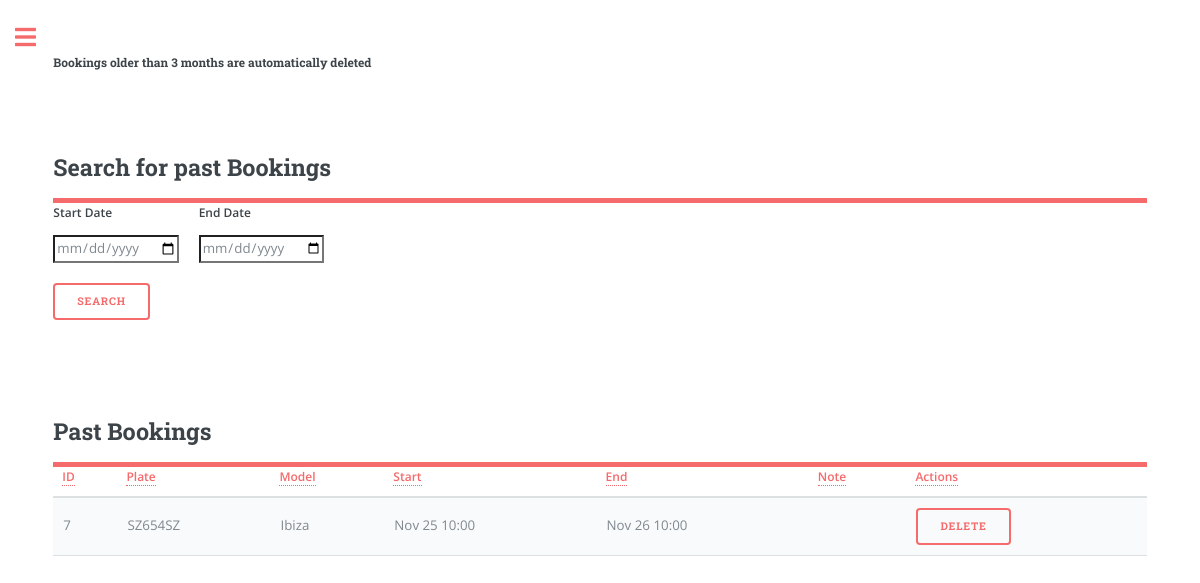
/bookings_history (signed in), run on an earlier commit of the app's database.
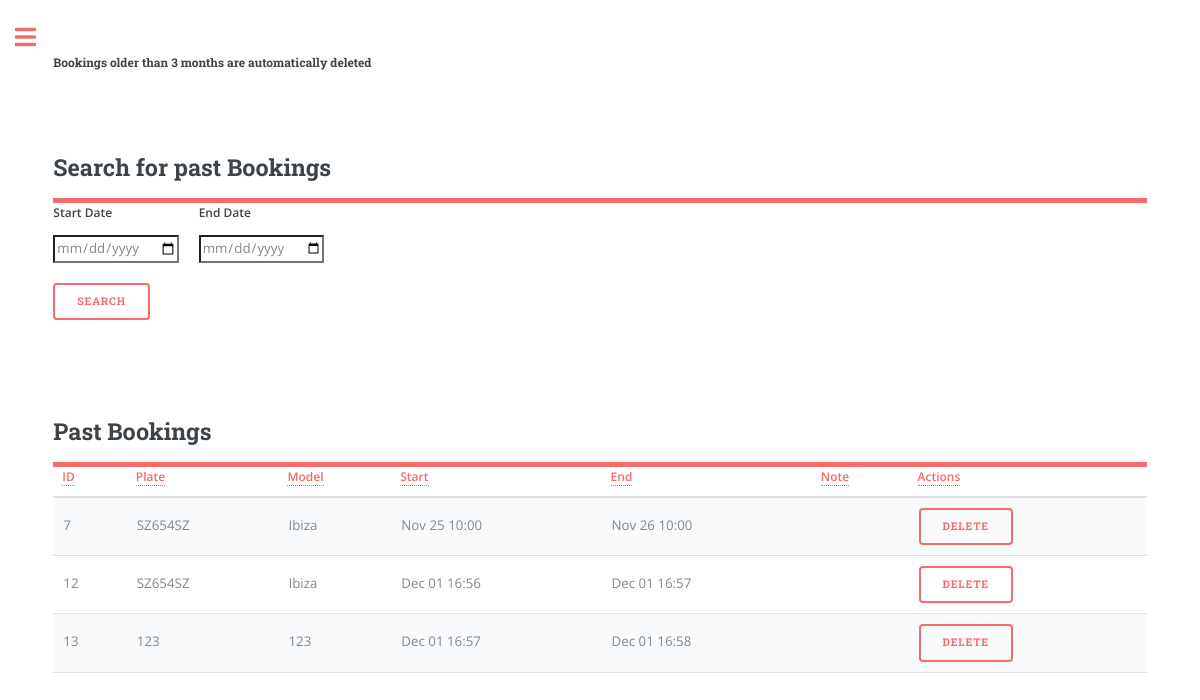
And on a later commit of the database.
### app/models.py (models this page shows, shortened)
class Booking(db.Model):
    id = db.Column(db.Integer, primary_key=True)
    start_datetime = db.Column(db.DateTime, nullable=False)
    end_datetime = db.Column(db.DateTime, nullable=False)
    car_plate = db.Column(db.String(8), db.ForeignKey('car.plate'), nullable=False)
    user_id = db.Column(db.Integer, db.ForeignKey('user.id'), nullable=False)
    note = db.Column(db.String(160))
    car = db.relationship('Car', backref='bookings', lazy=True)

class Car(db.Model):
    plate = db.Column(db.String(8), primary_key=True, index=True, unique=True)
    make = db.Column(db.String(15), index=True)
    model = db.Column(db.String(15), index=True)
    fuel = db.Column(db.String(8), index=True)
    year = db.Column(db.Integer, index=True)
    cc = db.Column(db.Integer, index=True)
    user_id = db.Column(db.Integer, db.ForeignKey('user.id'))

### app/routes.py (the view, shortened to what this page needs)
@app.route('/bookings_history', methods=['GET', 'POST'])
@login_required
def bookings_history():
    current_date = datetime.utcnow()
    expired_bookings = Booking.query.filter(
        (Booking.user_id == current_user.id) &
        (Booking.end_datetime < current_date)
    ).all()
    return render_template('bookings_history.html', user_bookings=expired_bookings, page='bookings_history',
                           user_name=current_user.username if current_user.is_authenticated else None)

### app/models.py (called while the page is built)
@login.user_loader
def load_user(id):
    return User.query.get(int(id))

### app/templates/bookings_history.html (shortened to what this page needs)
{% extends "index.html" %}
{% block content %}
<head>
  <link rel="stylesheet" href="{{ url_for('static', filename='css/main.css') }}">
</head>
<h5>Bookings older than 3 months are automatically deleted</h5>
<form action="{{ url_for('bookings_history') }}" method="POST">
<header id="header">
  <h2>Search for past Bookings</h2>
</header>
<div class="row">
 <div class="col">
  <label for="start_date" class="form-label">Start Date</label>
  <input type="date" class="form-control" id="start_date" name="start_date" required>
</div>
<div class="col">
  <label for="end_date" class="form-label">End Date</label>
  <input type="date" class="form-control" id="end_date" name="end_date" required>
</div>
</div>
<button type="submit" name="search" class="btn btn-danger" style="margin-top: 20px;">Search</button>
</form>
<header id="header">
  <h2>Past Bookings</h2>
</header>
<form action="{{ url_for('bookings_history') }}" method="POST" onsubmit="return confirm('Are you sure you want to delete this booking?');">
<table class="table" id="bookingTable">
    <thead>
      <tr>
        <th scope="col"><a href="#" class="sort-link" data-sort="id">ID</a></th>
        <th scope="col"><a href="#" class="sort-link" data-sort="plate">Plate</a></th>
        <th scope="col"><a href="#" class="sort-link" data-sort="model">Model</a></th>
        <th scope="col"><a href="#" class="sort-link" data-sort="start_datetime">Start</a></th>
        <th scope="col"><a href="#" class="sort-link" data-sort="end_datetime">End</a></th>
        <th scope="col"><a href="#" class="sort-link" data-sort="note">Note</a></th>
        <th scope="col"><a>Actions</a></th>
      </tr>
    </thead>
    <tbody>
      {% for booking in user_bookings %}
      <tr>
          <td data-sort="id">{{ booking.id }}</td>
          <td data-sort="plate">{{ booking.car.plate }}</td>
          <td data-sort="model">{{ booking.car.model }}</td>
          <td data-sort="start_datetime">{{ booking.start_datetime.strftime("%b %d %H:%M") }}</td>
          <td data-sort="end_datetime">{{ booking.end_datetime.strftime("%b %d %H:%M") }}</td>
          <td data-sort="note">
          </td>
          <td>
              <button type="submit" class="btn btn-danger" name="delete" value="{{ booking.id }}">Delete</button>
        </td>
      </tr>
      {% endfor %}
  </tbody>
</table>
</form>
{% endblock %}

What changed in the data, as far as the page shows it:
added Booking: id "12", car.plate "SZ654SZ", car.model "Ibiza", start_datetime "Dec 01 16:56", end_datetime "Dec 01 16:57"
now on this page (row edited): Booking: id "13", car.plate "123", car.model "123", start_datetime "Dec 01 16:57", end_datetime "Dec 01 16:58"
